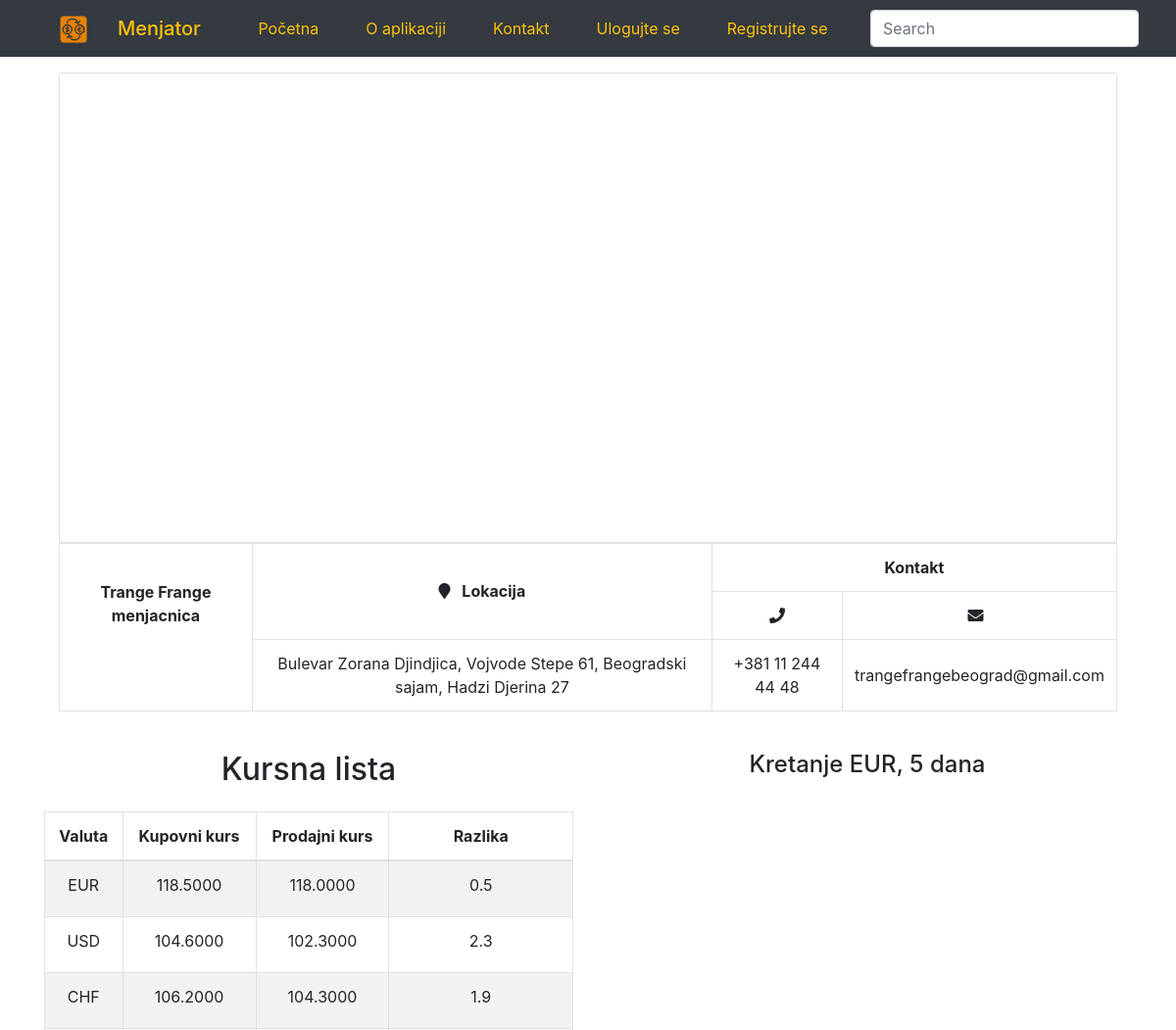
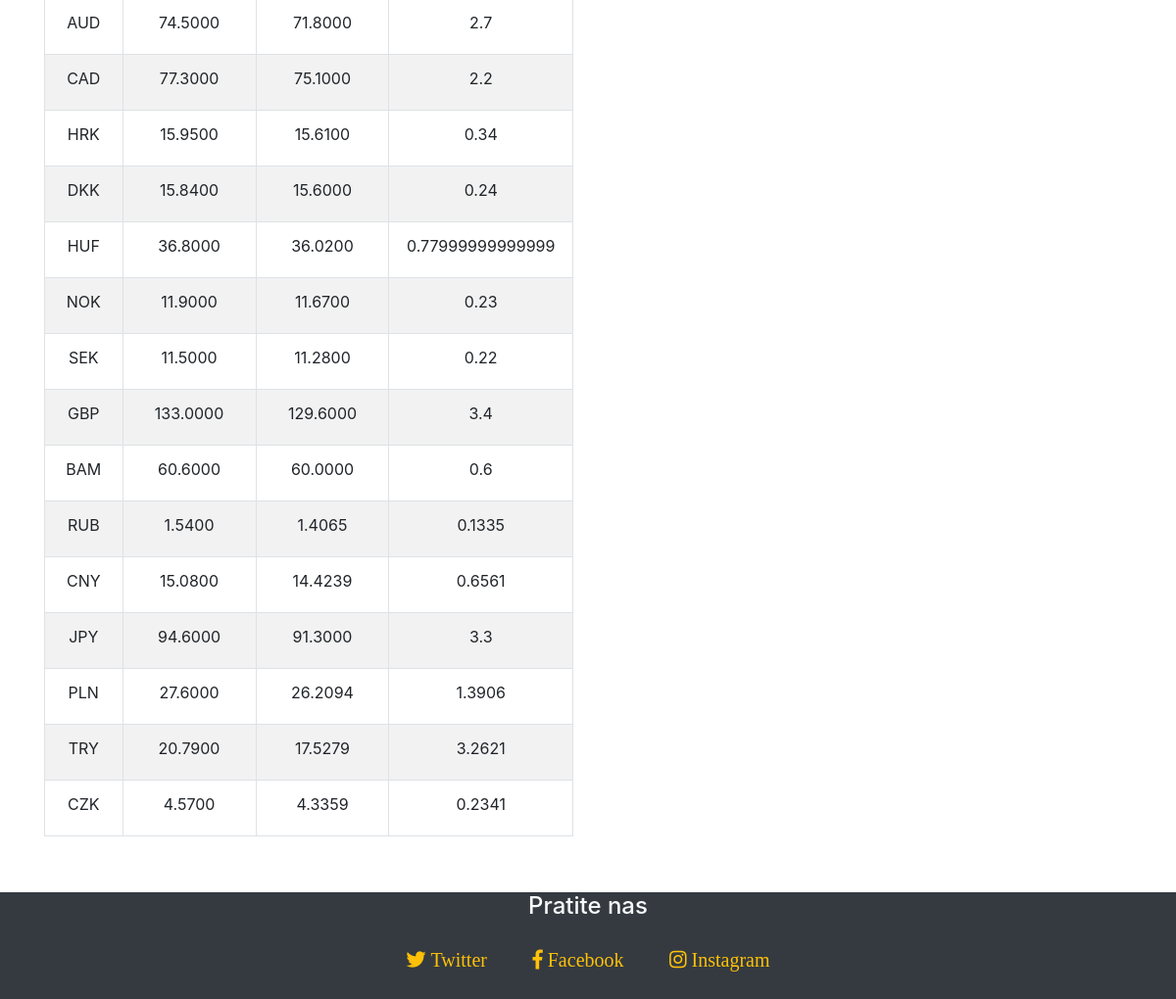
The app's page /index.php?page=profile&id=1000 with its own data (2 pictures, top to bottom).
### tables this page shows
CREATE TABLE `exchange_office` (
  `exchange_office_id` int(11) NOT NULL AUTO_INCREMENT,
  `user_id` int(11) NOT NULL,
  `exchange_office_name` varchar(45) NOT NULL,
  `exchange_office_phone` varchar(45) NOT NULL,
  `exchange_office_email` varchar(45) NOT NULL,
  `exchange_office_pib` varchar(45) NOT NULL,
  `exchange_office_jmb` varchar(45) NOT NULL,
  `activation` varchar(1) NOT NULL,
  PRIMARY KEY (`exchange_office_id`),
  UNIQUE KEY `exchange_office_name_UNIQUE` (`exchange_office_name`),
  UNIQUE KEY `exchange_office_phone_UNIQUE` (`exchange_office_phone`),
  UNIQUE KEY `exchange_office_email_UNIQUE` (`exchange_office_email`)
);

### modules/app/models/profile/profile.php (called while the page is built, shortened)
<?php
	$stmt = $conn->prepare("SELECT * FROM exchange_office WHERE
		 	exchange_office_id=?");
			$stmt->bind_param('d',$exchange_office_id);
			$stmt->execute();
			$result_select_info = $stmt->get_result();
			foreach ($result_select_info as $key => $value) {
				$name = $conn->real_escape_string($value['exchange_office_name']);
				$location = getLocation($exchange_office_id);
				$phone = $conn->real_escape_string($value['exchange_office_phone']);
				$email = $conn->real_escape_string($value['exchange_office_email']);
			}
?>

### functions/functions.php (called while the page is built, shortened)
<?php
	function getLocation($id){
		global $conn;
		$stmt = $conn->prepare("SELECT * FROM exchange_office_location WHERE exchange_office_id = ?");
		$stmt->bind_param('d',$id);
		$stmt->execute();
		$result_select_location = $stmt->get_result();
		$rows = $result_select_location->num_rows;
		foreach ($result_select_location as $key => $value) {
			$exchange_office_location[] = $conn->real_escape_string($value['exchange_office_location']);
		}
		return $exchange_office_location;
	}
?>

### modules/app/views/pages/profile/user_view_profile.php (the view)
<?php
		if(is_string($location)){
			$location_str = $location;
		}else{
			$location_str = implode(', ',$location);
		}
        $informations= sprintf("
            <div id='profile_lat'></div>
            <div id='profile_lng'></div>
			<div id='info' class='info mx-auto mt-3' >
                <div class='row mx-auto'>
                    <div class='col-12'>
						<div id='map' class='row mx-auto h-100 card' style='min-height:60vh;'></div>
					</div>
					<div class='col-12 align-middle'>
                    <table class='table border table-borderless text-center'>
                    <thead>
                        <tr>
                            <th rowspan='3' id='eo_name' class='eo_name align-bottom border-right'>%s</th>
                            <th rowspan='2' class='align-middle border'><i class='fa fa-map-marker mr-2 ' aria-hidden='true'></i> Lokacija</th>
                            <th colspan='2' class='align-middle border'>Kontakt</th>
                        </tr>
                        <tr>
                            <th class='align-middle border'><i class='fa fa-phone my-auto' aria-hidden='true'></i></td>
                            <th class='align-middle border'><i class='fa fa-envelope my-auto' aria-hidden='true'></i><span class='my-auto ml-2'></td>
                        </tr>
                    </thead>
                    <tbody>
                        <tr>
                            <td class='align-middle border-right'></td>
                            <td class='align-middle border'>%s</td>
                            <td class='align-middle border'>%s</td>
                            <td class='align-middle border'>%s</td>
                        </tr>
                    </tbody>
                </table>
                </div>
				</div>
			</div>
		", $name, $location_str, $phone, $email);
		echo $informations;
?>

### modules/app/assets/stylesheets/main.css (style rules this page uses)
*, *:after, *:before { box-sizing: border-box; -moz-box-sizing: border-box; }
* { margin:0;padding:0;border:0 none;position: relative; outline: none; }
body { min-height: 100vh; position: relative; margin: 0; }
footer { position: absolute; bottom: 0; }
.link-text::before { content: ""; position: absolute; width: 100%; height: 3px; bottom: -25%; left: 0; margin-top: 5px; background: #ffc107; visibility: hidden; border-radius: 5px; transform: scaleX(0); transition: .25s linear; }

### records on screen
exchange_office: exchange_office_name "Trange Frange menjacnica", exchange_office_phone "+381 11 244 44 48", exchange_office_email "trangefrangebeograd@gmail.com"

### other values on screen
$location_str "Bulevar Zorana Djindjica, Vojvode Stepe 61, Beogradski sajam, Hadzi Djerina 27"
$currency_label[$i] "EUR"
$buy_rate[$i] "118.5000"
$sell_rate[$i] "118.0000"
$diff[$i] "0.5"
$currency_label[$i] "USD"
$buy_rate[$i] "104.6000"
$sell_rate[$i] "102.3000"
$diff[$i] "2.3"
$currency_label[$i] "CHF"
$buy_rate[$i] "106.2000"
$sell_rate[$i] "104.3000"
$diff[$i] "1.9"
$currency_label[$i] "AUD"
$buy_rate[$i] "74.5000"
